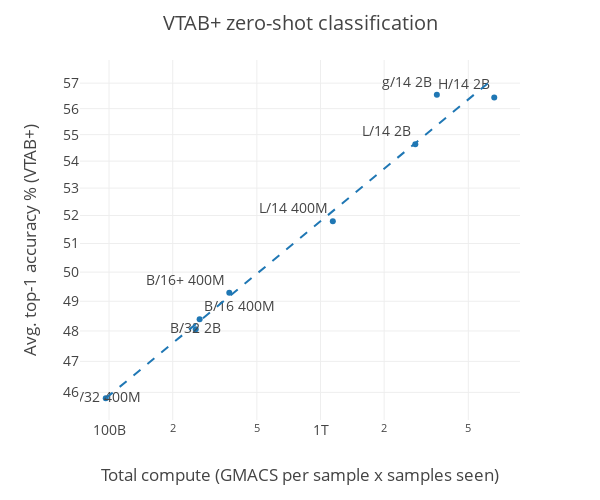

Source (notebook cell):
### Code cell
import plotly.express as px

target = "vtab+"
#target = "imagenet1k"
#target = "vtab/svhn"
pretty = {
    "vtab+": "VTAB+",
    "imagenet1k": "ImageNet-1k"
}.get(target, target)
slug = {
    "vtab+": "vtab_plus",
    "imagenet1k": "ImageNet1k",
    "vtab/cifar100": "cifar100",
}.get(target, target)
slug = slug.replace("/", "_")
metric = {
    "vtab+": "Avg. top-1 accuracy",
    "imagenet1k": "Top-1 accuracy",
}.get(target, "Top-1 accuracy")
print(df.dataset.unique())

df_target = df[df.dataset==target].copy()
df_target = df_target[~df_target["model_fullname"].str.contains("openai")]
df_target["acc1"] *= 100
log_y = True
log_x = True
fig = px.scatter(
    data_frame=df_target, 
    x='gmacs_total',
    y='acc1', 
    text="model_fullname_pretty", 
    log_x=log_x, log_y=log_y,
    hover_name=df_target.index,
    trendline='ols',
    trendline_options=dict(log_x=log_x, log_y=log_y),
    height=500,
    width=600,
    template="none",
    #range_x=[85*10**9, 1200*10**9],
    #range_x=[80*10**9, 3000*10**9],
)
if target == "vtab+":
    #fig.update_traces(textposition=('top left', 'top left', 'top left', 'top left', 'top right')) - previous fig
    fig.update_traces(textposition=('top left','top left', 'top left', 'top left', 'top left', 'top right')) #  new fig
else:
    fig.update_traces(textposition=('top left', 'top left', 'top left', 'bottom right', 'top right', 'top left'))
fig.update_layout(
    title_text=f'{pretty} zero-shot classification', 
    title_x=0.5, 
    xaxis_title='Total compute (GMACS per sample x samples seen)', 
    yaxis_title=f'{metric} % ({pretty})',
    font=dict(
         size=14,
    )
)
fig.data[1].line.dash = 'dash'

fig.write_image(f"gmacs_vs_top1_{slug}.pdf")
fig.show()

### Figure 1 — Plotly figure (JSON) as saved in the notebook; plotly's stock layout.template omitted (floating-point values rounded to 4 significant figures)
{"data": [{"hovertemplate": "<b>%{hovertext}</b><br><br>gmacs_total=%{x}<br>acc1=%{y}<br>model_fullname_pretty=%{text}<extra></extra>", "hovertext": [0, 40, 81, 82, 200, 240, 320, 321], "legendgroup": "", "marker": {"color": "#1F77B4", "symbol": "circle"}, "mode": "markers+text", "name": "", "orientation": "v", "showlegend": false, "text": ["g/14 2B", "H/14 2B", "L/14 2B", "L/14 400M", "B/16+ 400M", "B/16 400M", "B/32 2B", "B/32 400M"], "textposition": ["top left", "top left", "top left", "top left", "top left", "top right"], "type": "scatter", "x": [3549000000000.0, 6632000000000.0, 2807360000000, 1144000000000.0, 370300000000.0, 268100000000.0, 257000000000.0, 96460000000.0], "xaxis": "x", "y": [56.54, 56.43, 54.63, 51.8, 49.29, 48.39, 48.06, 45.81], "yaxis": "y"}, {"hovertemplate": "<b>OLS trendline</b><br>log10(acc1) = 0.0525016 * log10(gmacs_total) + 1.08426<br>R<sup>2</sup>=0.984259<br><br>gmacs_total=%{x}<br>acc1=%{y} <b>(trend)</b><extra></extra>", "legendgroup": "", "line": {"dash": "dash"}, "marker": {"color": "#1F77B4", "symbol": "circle"}, "mode": "lines", "name": "", "showlegend": false, "textposition": ["top left", "top left", "top left", "top left", "top left", "top right"], "type": "scatter", "x": [96460000000.0, 257000000000.0, 268100000000.0, 370300000000.0, 1144000000000.0, 2807360000000, 3549000000000.0, 6632000000000.0], "xaxis": "x", "y": [45.81, 48.23, 48.34, 49.16, 52.16, 54.68, 55.36, 57.2], "yaxis": "y"}], "layout": {"font": {"size": 14}, "height": 500, "legend": {"tracegroupgap": 0}, "margin": {"t": 60}, "title": {"text": "VTAB+ zero-shot classification", "x": 0.5}, "width": 600, "xaxis": {"anchor": "y", "autorange": true, "domain": [0, 1], "range": [10.86, 12.94], "title": {"text": "Total compute (GMACS per sample x samples seen)"}, "type": "log"}, "yaxis": {"anchor": "x", "autorange": true, "domain": [0, 1], "range": [1.654, 1.763], "title": {"text": "Avg. top-1 accuracy % (VTAB+)"}, "type": "log"}}}
